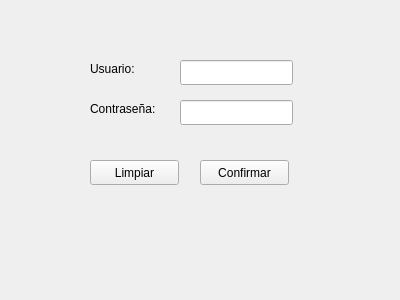
<?xml version="1.0" encoding="UTF-8"?>
<ui version="4.0">
 <class>loginWindow</class>
 <widget class="QWidget" name="loginWindow">
  <property name="geometry">
   <rect>
    <x>0</x>
    <y>0</y>
    <width>400</width>
    <height>300</height>
   </rect>
  </property>
  <property name="windowTitle">
   <string>loginWindow</string>
  </property>
  <widget class="QLabel" name="label">
   <property name="geometry">
    <rect>
     <x>90</x>
     <y>60</y>
     <width>67</width>
     <height>17</height>
    </rect>
   </property>
   <property name="text">
    <string>Usuario:</string>
   </property>
  </widget>
  <widget class="QLabel" name="label_2">
   <property name="geometry">
    <rect>
     <x>90</x>
     <y>100</y>
     <width>91</width>
     <height>17</height>
    </rect>
   </property>
   <property name="text">
    <string>Contraseña:</string>
   </property>
  </widget>
  <widget class="QLineEdit" name="usernameLineEdit">
   <property name="geometry">
    <rect>
     <x>180</x>
     <y>60</y>
     <width>113</width>
     <height>25</height>
    </rect>
   </property>
  </widget>
  <widget class="QLineEdit" name="passwordLineEdit">
   <property name="geometry">
    <rect>
     <x>180</x>
     <y>100</y>
     <width>113</width>
     <height>25</height>
    </rect>
   </property>
  </widget>
  <widget class="QPushButton" name="confirmButton">
   <property name="geometry">
    <rect>
     <x>200</x>
     <y>160</y>
     <width>89</width>
     <height>25</height>
    </rect>
   </property>
   <property name="text">
    <string>Confirmar</string>
   </property>
  </widget>
  <widget class="QPushButton" name="clearButton">
   <property name="geometry">
    <rect>
     <x>90</x>
     <y>160</y>
     <width>89</width>
     <height>25</height>
    </rect>
   </property>
   <property name="text">
    <string>Limpiar</string>
   </property>
  </widget>
  <widget class="QLabel" name="label_3">
   <property name="geometry">
    <rect>
     <x>110</x>
     <y>220</y>
     <width>171</width>
     <height>17</height>
    </rect>
   </property>
   <property name="text">
    <string/>
   </property>
  </widget>
 </widget>
 <resources/>
 <connections/>
</ui>
